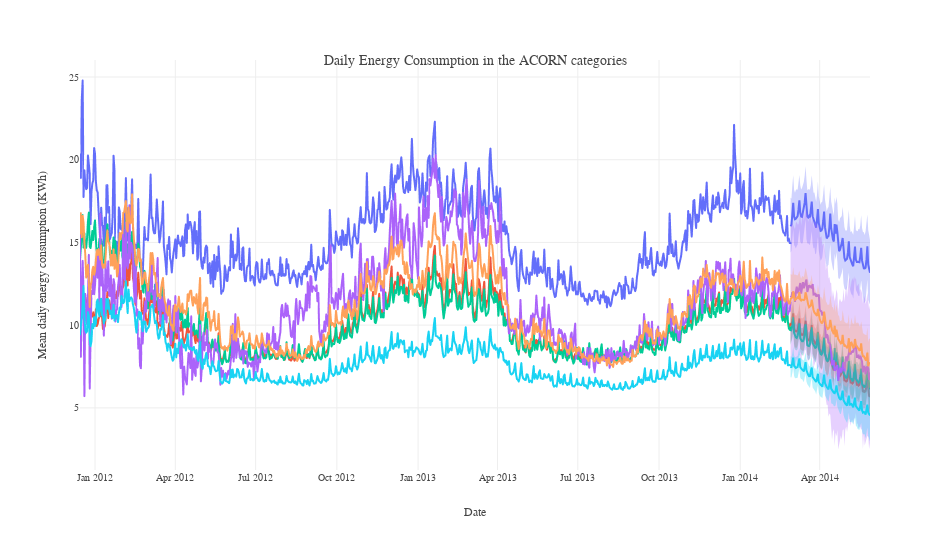

Notebook source saved alongside this figure:
### Code cell
fig = px.line(df_daily_consumption_cat.sort_values(["acorn_category", "ds"]), x='ds', y='y',
              color="acorn_category", line_group="acorn_category", hover_name="acorn_category")

fig.update_layout(template=go.layout.Template(), showlegend = False,
                  title={'text': "Plot Title", 
                         'font_family':"Arial",
                        'y':0.9,
                        'x':0.5,
                        'xanchor': 'center',
                        'yanchor': 'top'})

fig2 = go.Figure( fig.add_traces(
        data=line(
            data_frame = final_cat[final_cat["ds"] > '26-02-2014'],
            x = 'ds',
            y = 'yhat',
            error_y = 'yhat_upper',
            error_x = 'yhat_lower',
            error_y_mode = 'band', # Here you say `band` or `bar`.
            color = 'category')._data))

fig2.update_layout(legend=dict(orientation="h", yanchor="bottom", y=1.02, xanchor="right", x=1),
                           title={'text': 'Daily Energy Consumption in the ACORN categories',
                                'font_family':"Arial",
                                'y':0.9,
                                'x':0.5,
                                'xanchor': 'center',
                                'yanchor': 'top'},
                           xaxis_title="Date",
                           yaxis_title="Mean daily energy consumption (KWh)",
                           template=go.layout.Template(),
                           autosize=False,  width=950, height=550, font=dict(family="Arial", size=10))
fig2.show()
